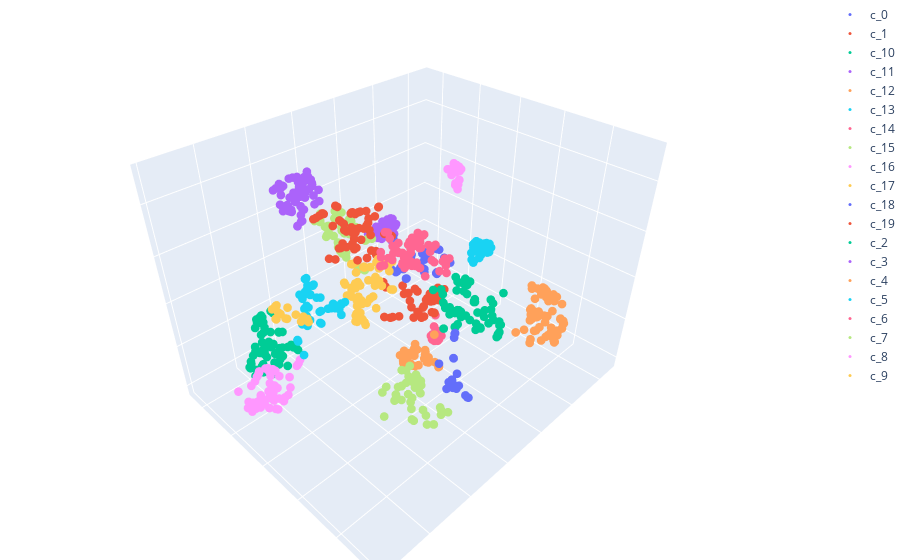

Notebook code for this chart:
### Code cell
%load_ext autoreload
%autoreload 2


import sys
sys.path.append('..')


from vecdb.http_client import VecDBClient

dataset_id = "ecommerce-6"
project = "dummy-collections"
api_key = "UzdYRktIY0JxNmlvb1NpOFNsenU6VGdTU0s4UjhUR0NsaDdnQTVwUkpKZw"  # Read access
base_url = "https://api-aueast.relevance.ai/v1/"

label = "product_name"
vector_field = "product_name_imagetext_vector_"

vi = VecDBClient(project, api_key, base_url=base_url)

vi.services.projection.generate(
            dataset_id=dataset_id, 
            label=label, 
            cluster='kmeans',
            legend = 'c_labels',
            vector_field=vector_field,
            dr='tsne'
            )
